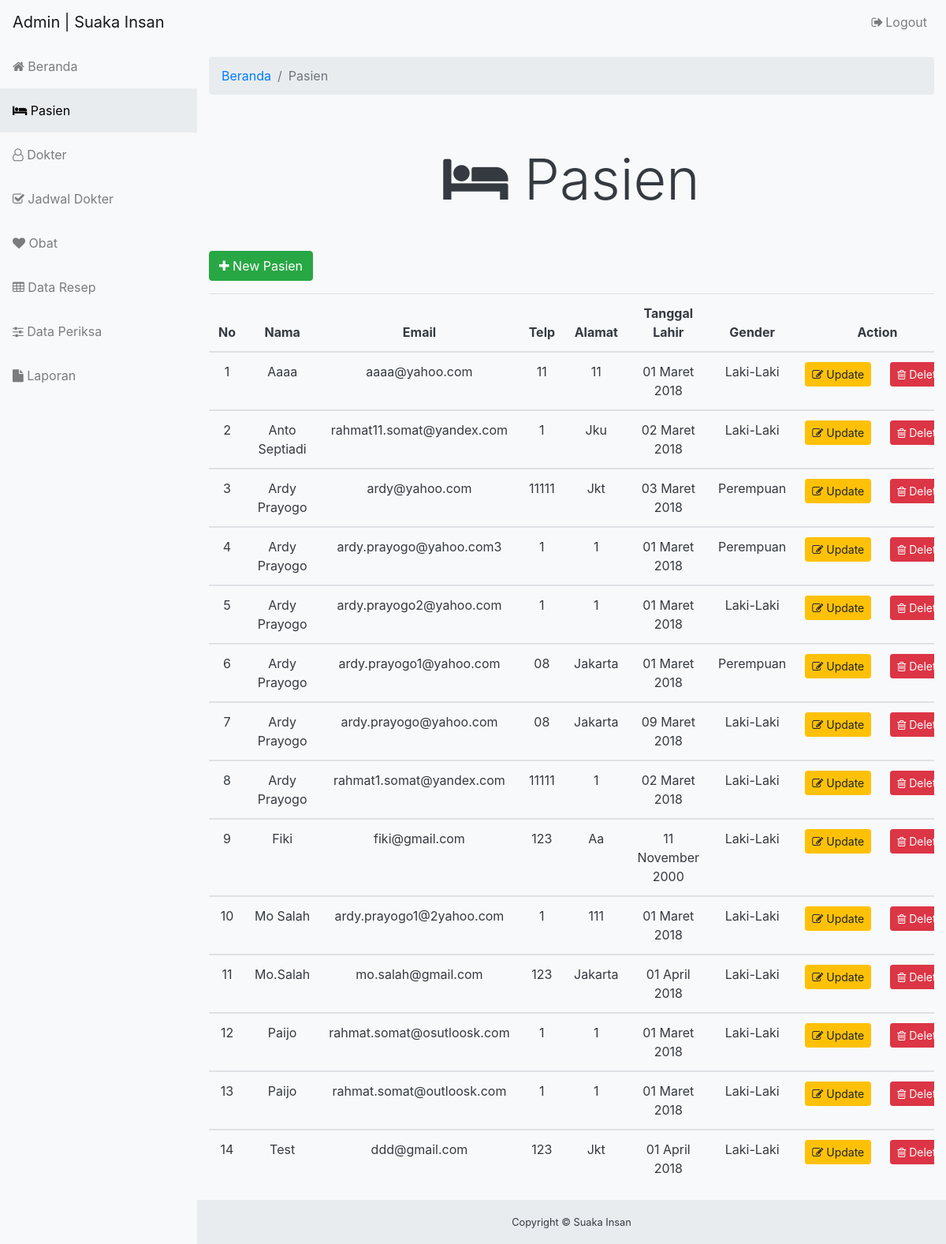
Screenshot of /admin/pasien.php (signed in) with the database file from the repository.
### tables this page shows
CREATE TABLE IF NOT EXISTS `pasien` (
  `id_pasien` int(11) NOT NULL,
  `nama_pasien` varchar(50) NOT NULL,
  `email` varchar(50) NOT NULL,
  `tmptlhr` varchar(50) NOT NULL,
  `tgllhr` date NOT NULL,
  `telp` varchar(20) NOT NULL,
  `alamat` varchar(50) NOT NULL,
  `jk` varchar(1) NOT NULL,
  `foto` varchar(50) NOT NULL
);

### class/pasien.php (called while the page is built, shortened)
<?php
class Pasien{
	private $koneksi;
	public function __construct($koneksi){
		$this->koneksi = $koneksi;
	}
	public function ReadAll(){
		$sql = "SELECT * FROM pasien ORDER BY nama_pasien";
		$result = $this->koneksi->query($sql);
		return $result;
	}
}
?>

### function/function.php (called while the page is built, shortened)
<?php
function FormatTgl($tanggal){
	$tgl = substr($tanggal, 8, 2);
	$bln = substr($tanggal, 5, 2);
	$thn = substr($tanggal, 0, 4);
	switch ($bln) {
		case '03':
			$bln = 'Maret';
			break;
		case '04':
			$bln = 'April';
			break;
		case '11':
			$bln = 'November';
			break;
	}
	$newtanggal = $tgl.' '.$bln.' '.$thn;
	return $newtanggal;
}
function FormatJK($jk){
	if($jk == 'l'){
		$jenkel = 'Laki-laki';
	}else{
		$jenkel = 'Perempuan';
	}
	return $jenkel;
}
?>

### admin/pasien.php (the view, shortened to what this page needs)
<?php
include_once('../function/function.php');
if(!isset($_SESSION['admin'])){
	header('location:login.php');
}else{
include_once('header.php');
?>
	  <div class="content-wrapper bg-light">
	    <div class="container-fluid">
	      <ol class="breadcrumb">
	        <li class="breadcrumb-item">
	          <a href="../admin/">Beranda</a>
	        </li>
	        <li class="breadcrumb-item active">Pasien</li>
	      </ol>
	      <div class="row">
	        <div class="col-12">
	          <h1 class="display-3 text-center my-5">
					  	<i class="fa fa-bed"></i>
					  	Pasien
						</h1>
	          <div class="form-group">
	          	<button class="btn btn-success" class="btn btn-primary" data-toggle="modal" data-target="#add-pasien">
		          	<i class="fa fa-plus"></i>
		          	New Pasien
	          	</button>
	          </div>
	          <table class="table table-hover table-responsive w-100 text-center text-capitalize">
	          	<thead>
	          		<tr>
	          			<th width="5%">No</th>
	          			<th width="20%">Nama</th>
	          			<th width="10%">Email</th>
	          			<th width="10%">Telp</th>
	          			<th width="20%">Alamat</th>
	          			<th width="15%">Tanggal Lahir</th>
	          			<th width="10%"=>Gender</th>
	          			<th width="10%" colspan="2">Action</th>
	          		</tr>
	          	</thead>
<?php
include_once('../class/pasien.php');
$pasien = new Pasien($koneksi);
$result = $pasien->ReadAll();
$no = 1;
while($row = $result->fetch_object()){
?>
	          	<tbody>
	          		<tr>
	          			<td><?=$no;?></td>
	          			<td><?=$row->nama_pasien;?></td>
	          			<td class="text-lowercase"><?=$row->email;?></td>
	          			<td><?=$row->telp;?></td>
	          			<td><?=$row->alamat;?></td>
	          			<td><?=FormatTgl($row->tgllhr);?></td>
	          			<td><?=FormatJK($row->jk);?></td>
	          			<td>
	          				<a href="update-pasien.php?id=<?=$row->id_pasien;?>" class="btn btn-warning btn-sm btn-block" title="">
	          					<i class="fa fa-pencil-square-o"></i>
	          					Update
	          				</a>
	          			</td>
	          			<td>
	          				<a href="delete-pasien.php?id=<?=$row->id_pasien;?>" class="btn btn-danger btn-sm btn-block" title="">
	          					<i class="fa fa-trash-o"></i>
	          					Delete
	          				</a>
	          			</td>
	          		</tr>
	          	</tbody>
<?php
$no++;
}
?>
	          </table>
	        </div>
	      </div>
	    </div>
		</div>
<?php
include_once('footer.php');
}
?>

### rows the page displays
pasien: nama_pasien "Aaaa", email "aaaa@yahoo.com", telp "11", alamat "11", tgllhr "01 Maret 2018", jk "Laki-Laki"
pasien: nama_pasien "Anto Septiadi", email "rahmat11.somat@yandex.com", telp "1", alamat "Jku", tgllhr "02 Maret 2018", jk "Laki-Laki"
pasien: nama_pasien "Ardy Prayogo", email "ardy@yahoo.com", telp "11111", alamat "Jkt", tgllhr "03 Maret 2018", jk "Perempuan"
pasien: nama_pasien "Ardy Prayogo", email "ardy.prayogo@yahoo.com3", telp "1", alamat "1", tgllhr "01 Maret 2018", jk "Perempuan"
pasien: nama_pasien "Ardy Prayogo", email "ardy.prayogo2@yahoo.com", telp "1", alamat "1", tgllhr "01 Maret 2018", jk "Laki-Laki"
pasien: nama_pasien "Ardy Prayogo", email "ardy.prayogo1@yahoo.com", telp "08", alamat "Jakarta", tgllhr "01 Maret 2018", jk "Perempuan"
pasien: nama_pasien "Ardy Prayogo", email "ardy.prayogo@yahoo.com", telp "08", alamat "Jakarta", tgllhr "09 Maret 2018", jk "Laki-Laki"
pasien: nama_pasien "Ardy Prayogo", email "rahmat1.somat@yandex.com", telp "11111", alamat "1", tgllhr "02 Maret 2018", jk "Laki-Laki"
pasien: nama_pasien "Fiki", email "fiki@gmail.com", telp "123", alamat "Aa", tgllhr "11 November 2000", jk "Laki-Laki"
pasien: nama_pasien "Mo Salah", email "ardy.prayogo1@2yahoo.com", telp "1", alamat "111", tgllhr "01 Maret 2018", jk "Laki-Laki"
pasien: nama_pasien "Mo.salah", email "mo.salah@gmail.com", telp "123", alamat "Jakarta", tgllhr "01 April 2018", jk "Laki-Laki"
pasien: nama_pasien "Paijo", email "rahmat.somat@osutloosk.com", telp "1", alamat "1", tgllhr "01 Maret 2018", jk "Laki-Laki"
pasien: nama_pasien "Paijo", email "rahmat.somat@outloosk.com", telp "1", alamat "1", tgllhr "01 Maret 2018", jk "Laki-Laki"
pasien: nama_pasien "Test", email "ddd@gmail.com", telp "123", alamat "Jkt", tgllhr "01 April 2018", jk "Laki-Laki"
